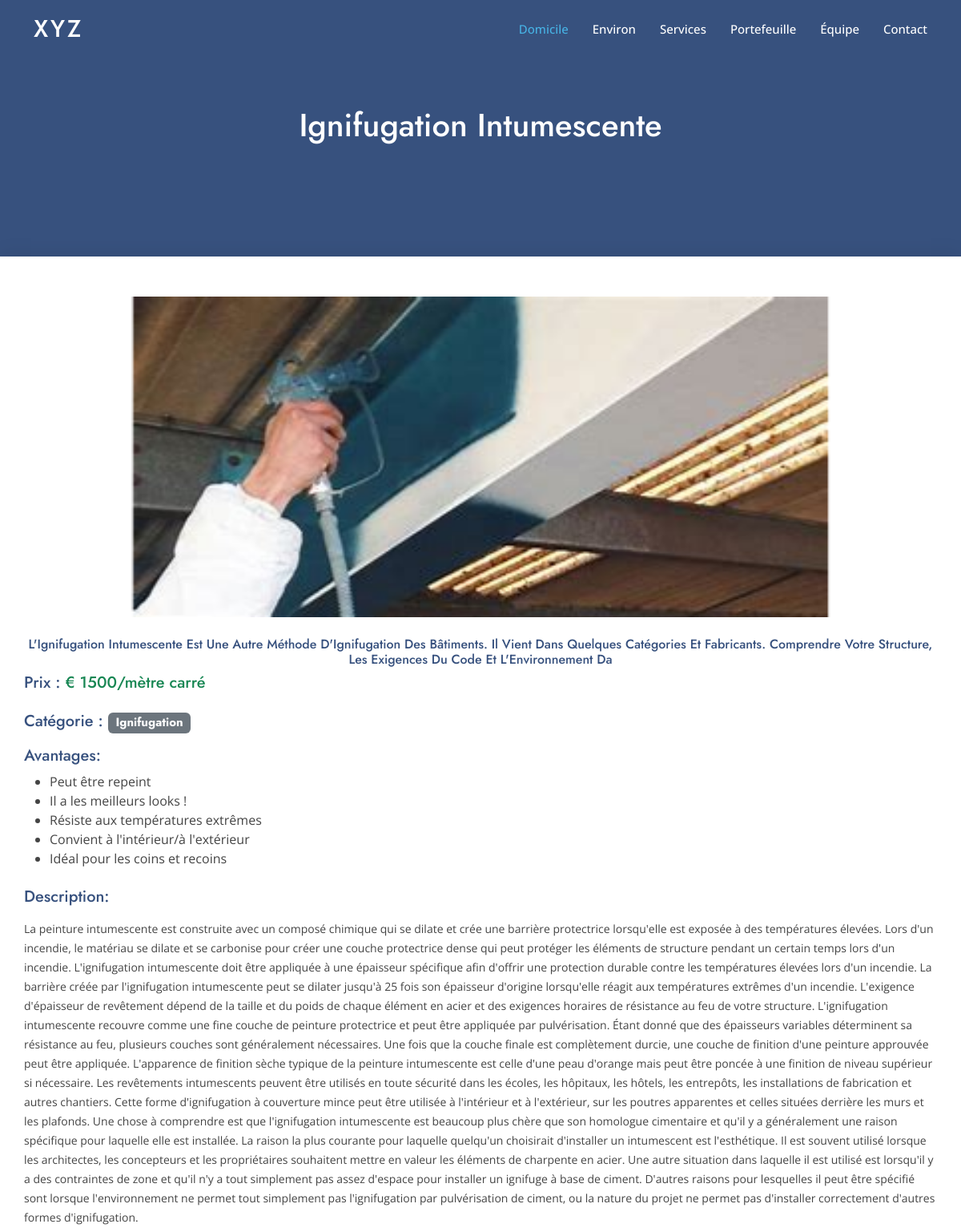
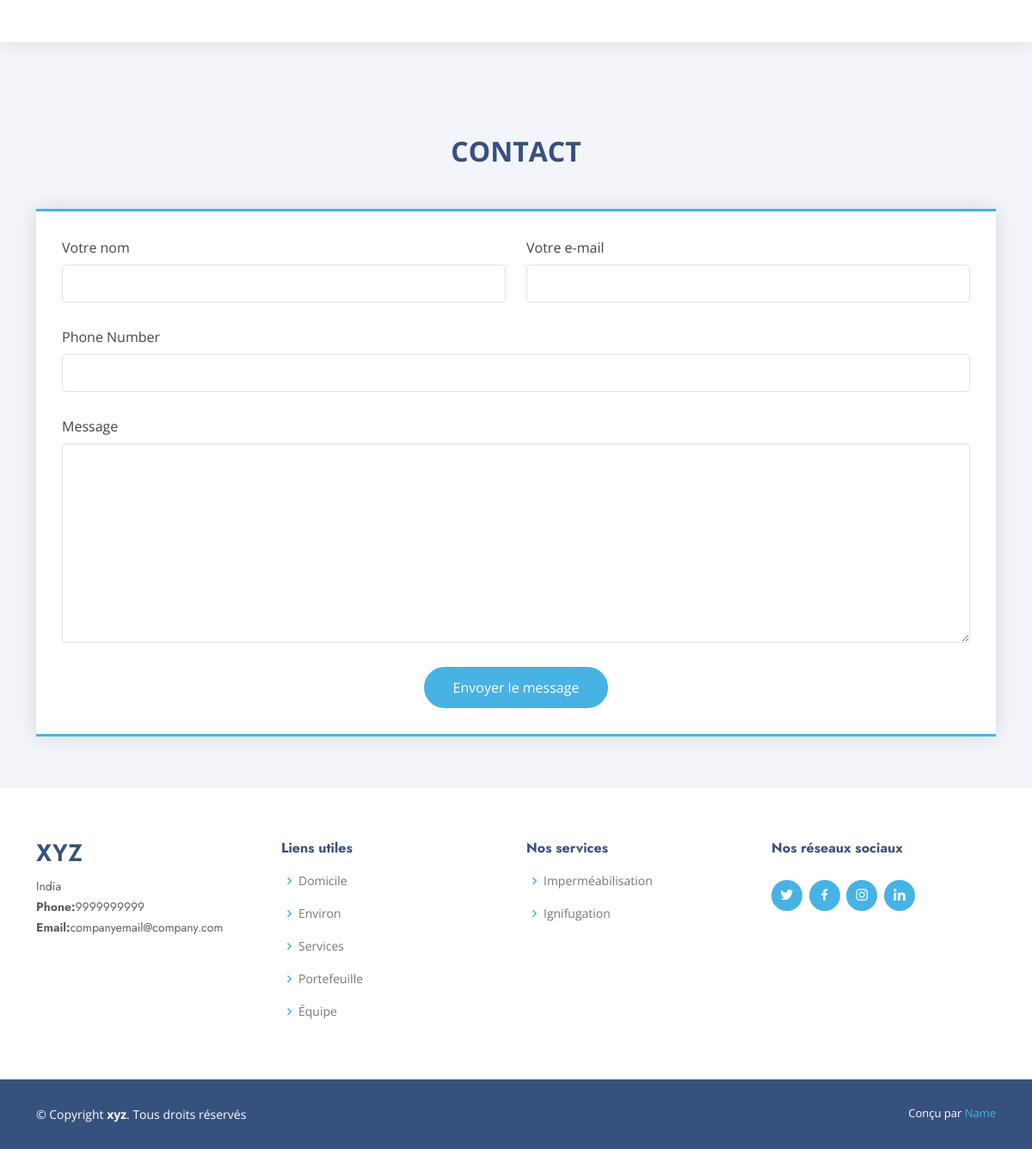
Screenshot of /service/2 with the database file from the repository (2 pictures, top to bottom).
### home/models.py (models this page shows, shortened)
class CompanyDetails(models.Model):
    name = models.CharField(max_length=50)
    phone_number = models.PositiveIntegerField()
    address = models.CharField(max_length=300)
    email = models.EmailField()
    twitter_link = models.CharField(max_length=200,default="#")
    facebook_link = models.CharField(max_length=200,default="#")
    instagram_link = models.CharField(max_length=200,default="#")
    linkedin_link = models.CharField(max_length=200,default="#")
    map_link = models.CharField(max_length=500,default="#")

class BaseModel(models.Model):
    id = models.AutoField(primary_key=True)
    created_at = models.DateTimeField(auto_now_add=True)
    updated_at = models.DateTimeField(auto_now=True)
    class Meta:
        abstract = True

class Service(BaseModel):
    title = models.CharField(max_length=500)
    description = models.TextField()
    category = models.ForeignKey(
        Category, on_delete=models.CASCADE, related_name='services')
    price = models.PositiveIntegerField()
    unit = models.ForeignKey(Unit, on_delete=models.CASCADE)
    meta_title = models.CharField(max_length=200)
    meta_description = models.CharField(max_length=500)
    advantages = models.ManyToManyField(Advantage)

class Image(BaseModel):
    service = models.ForeignKey(
        Service, on_delete=models.CASCADE, related_name='images')
    image = models.ImageField(upload_to='images/')
    alt_text = models.CharField(max_length=50)

class Unit(BaseModel):
    unit = models.CharField(max_length=50)
    def __str__(self):
        return self.unit

class Category(BaseModel):
    category = models.CharField(max_length=50)
    def __str__(self):
        return self.category

class Advantage(BaseModel):
    advantage = models.CharField(max_length=200)
    def __str__(self):
        return self.advantage

### home/views.py (the view)
# urls.py: path('service/<pk>',get_service),
def get_service(request, pk):
    service = Service.objects.filter(id=pk)
    if not service.exists():
        messages.error(request, '404 introuvables !')
        return redirect('index')
    form = ServiceRequsetForm
    if request.method == 'POST':
        form = ServiceRequsetForm(request.POST)
        if form.is_valid():
            form.save()
            messages.success(request, 'Demande soumise avec succès')
    return render(request, 'home/service_detail.html', {'service': service[0], 'form': form, "company_details": CompanyDetails.objects.last()})

### templates/home/service_detail.html (shortened to what this page needs)
{% extends 'home/base.html' %}
{% load my_tags %}
{% block body %}
<div class="temp-div d-flex align-items-center justify-content-center">
    <h1 class='white'>{{service.title|title}}</h1>
</div>
<div class="section-bg services">
<div class=" icon-box   mb-4 ">
    <div class="text-center">
        <div id="carouselExample" class="carousel slide">
            <div class="carousel-inner">
            {% for image in service.images.all  %}
              <div class="carousel-item
              {% if forloop.counter == 1 %}
              active
              {% endif %}
              ">
                <img src="{{image.image.url}}" class="d-block " alt="{{image.alt_text}}">
              </div>
              {% endfor %}
            </div>
            <button class="carousel-control-prev" type="button" data-bs-target="#carouselExample" data-bs-slide="prev">
              <span class="carousel-control-prev-icon" aria-hidden="true"></span>
            </button>
            <button class="carousel-control-next" type="button" data-bs-target="#carouselExample" data-bs-slide="next">
              <span class="carousel-control-next-icon" aria-hidden="true"></span>
            </button>
          </div>
    </div>
    <h6 class="mt-4 blue text-center">
        {{service.meta_title|title}}
    </h6>
        <h5 class="blue">
            <span>Prix : </span>
            <span class=" text-success">€ {{service.price}}/{{service.unit}}</span>
        </h5>
    <h5 class='mt-4 blue'>
        <span class="h5">Catégorie  : <span class="badge bg-secondary">{{service.category|title}}</span></span>
    </h5>
    <div class="mt-3">
        <h5 class="blue">Avantages:</h5>
        <ul class="mt-2">
            {% for advantage in service.advantages.all %}
            <li>{{advantage}}</li>
            {% endfor %}
        </ul>
    </div>
    <div class="mt-4">
        <h5 class="blue">Description:</h5>
        <p class="mt-3 p">
            {{service.description}}
        </p>
    </div>
</div>
<section id="contact" class="contact">
    <div class="container"  data-aos="fade-up">
            <div class="h2 mt-4 mb-4 blue text-center fw-bold">
                CONTACT
            </div>
            <div class=" mt-5  d-flex align-items-stretch">
                <form action="{% url 'contact' %}" method="post" role="form" class="php-email-form">
                    <div class="row">
                        <div class="form-group col-md-6">
                            <label for="name">Votre nom</label>
                            <input type="text" name="name" class="form-control" id="name" required>
                        </div>
                        <div class="form-group col-md-6">
                            <label for="email">Votre e-mail</label>
                            <input type="email" class="form-control" name="email" id="email" required>
                        </div>
                    </div>
                    <div class="form-group">
                        <label for="phone">Phone Number</label>
                        <input type="text" class="form-control" name="phone_number" id="phone" required>
                    </div>
                    <div class="form-group">
                        <label for="description">Message</label>
                        <textarea class="form-control" name="description" rows="10" required></textarea>
                    </div>
                    <div class="text-center"><button type="submit">Envoyer le message</button></div>
                </form>
            </div>
    </div>
</section>
</div>
{% endblock body %}

### templates/home/base.html (shortened to what this page needs)
{% load static %}
<!DOCTYPE html>
<html lang="en">
<head>
  <link href="{% static 'vendor/aos/aos.css' %} " rel="stylesheet">
  <link href="{% static 'vendor/bootstrap/css/bootstrap.min.css' %} " rel="stylesheet">
  <link href="{% static 'vendor/bootstrap-icons/bootstrap-icons.css' %} " rel="stylesheet">
  <link href="{% static 'vendor/boxicons/css/boxicons.min.css' %} " rel="stylesheet">
  <link href="{% static 'vendor/glightbox/css/glightbox.min.css' %} " rel="stylesheet">
  <link href="{% static 'vendor/remixicon/remixicon.css' %}" rel ="stylesheet">
  <link href="{% static 'vendor/swiper/swiper-bundle.min.css' %} " rel="stylesheet">
  <link href="{% static 'css/style.css' %} " rel="stylesheet">
</head>
<body>
  <header id="header" class="fixed-top ">
    <div class="container d-flex align-items-center">
      <h1 class="logo me-auto"><a href="{% url 'index' %}">{{company_details.name}}</a></h1>
      <nav id="navbar" class="navbar">
        <ul>
          <li><a class="nav-link scrollto active" href="{% url 'index' %}">Domicile</a></li>
          <li><a class="nav-link scrollto" href="http://127.0.0.1:8000/#about">Environ</a></li>
          <li><a class="nav-link scrollto" href="http://127.0.0.1:8000/#services">Services</a></li>
          <li><a class="nav-link   scrollto" href="http://127.0.0.1:8000/#portfolio">Portefeuille</a></li>
          <li><a class="nav-link scrollto" href="http://127.0.0.1:8000/#team">Équipe</a></li>
          <li><a class="nav-link scrollto" href="http://127.0.0.1:8000/#contact">Contact</a></li>
        </ul>
      </nav>
    </div>
  </header>
  {% block body %}
  {% endblock body %}
  <footer id="footer">
    <div class="footer-top">
      <div class="container">
        <div class="row">
          <div class="col-lg-3 col-md-6 footer-contact">
            <h3>{{company_details.name}}</h3>
            <p>
            {{company_details.address|title}}
            <br>
              <strong>Phone:</strong>{{company_details.phone_number}}<br>
              <strong>Email:</strong>{{company_details.email}}<br>
            </p>
          </div>
          <div class="col-lg-3 col-md-6 footer-links">
            <h4>Liens utiles</h4>
            <ul>
              <li><i class="bx bx-chevron-right"></i> <a href="{% url 'index' %}">Domicile</a></li>
              <li><i class="bx bx-chevron-right"></i> <a href="http://127.0.0.1:8000/#about">Environ</a></li>
              <li><i class="bx bx-chevron-right"></i> <a href="http://127.0.0.1:8000/#services">Services</a></li>
              <li><i class="bx bx-chevron-right"></i><a href="http://127.0.0.1:8000/#portfolio">Portefeuille</a></li>
              <li><i class="bx bx-chevron-right"></i><a href="http://127.0.0.1:8000/#team">Équipe</a></li>
            </ul>
          </div>
          <div class="col-lg-3 col-md-6 footer-links">
            <h4>Nos services</h4>
            <ul>
              <li><i class="bx bx-chevron-right"></i> <a href="#services">Imperméabilisation</a></li>
              <li><i class="bx bx-chevron-right"></i> <a href="#services">Ignifugation</a></li>
            </ul>
          </div>
          <div class="col-lg-3 col-md-6 footer-links">
            <h4>Nos réseaux sociaux</h4>
            <div class="social-links mt-3">
              <a href="{{company_details.twitter_link}}" class="twitter"><i class="bx bxl-twitter"></i></a>
              <a href="{{company_details.facebook_link}}" class="facebook"><i class="bx bxl-facebook"></i></a>
              <a href="{{company_details.instagram_link}}" class="instagram"><i class="bx bxl-instagram"></i></a>
              <a href="{{company_details.linkedin_link}}" class="linkedin"><i class="bx bxl-linkedin"></i></a>
            </div>
          </div>
        </div>
      </div>
    </div>
    <div class="container footer-bottom clearfix">
      <div class="copyright">
        &copy; Copyright <strong><span>{{company_details.name}}</span></strong>. Tous droits réservés
      </div>
      <div class="credits">
        Conçu par <a href="#">Name</a>
      </div>
    </div>
  </footer>
</body>
</html>

### static/css/style.css (style rules this page uses)
body { font-family: "Open Sans", sans-serif; color: #444444; }
a { color: #47b2e4; text-decoration: none; }
.blue { color: #37517e; }
h1, h2, h3, h4, h5, h6 { font-family: "Jost", sans-serif; }
#header { transition: all 0.5s; z-index: 997; padding: 15px 0; }
#header .logo { font-size: 30px; margin: 0; padding: 0; line-height: 1; font-weight: 500; letter-spacing: 2px; text-transform: uppercase; }
#header .logo a { color: #fff; }
.navbar { padding: 0; }
.navbar ul { margin: 0; padding: 0; display: flex; list-style: none; align-items: center; }
.navbar li { position: relative; }
.navbar a, .navbar a:focus { display: flex; align-items: center; justify-content: space-between; padding: 10px 0 10px 30px; font-size: 15px; font-weight: 500; color: #fff; white-space: nowrap; transition: 0.3s; }
.navbar a:hover, .navbar .active, .navbar .active:focus, .navbar li:hover>a { color: #47b2e4; }
section { padding: 60px 0; overflow: hidden; }
.section-bg { background-color: #f3f5fa; }
.services .icon-box { box-shadow: 0px 0 25px 0 rgba(0, 0, 0, 0.1); padding: 50px 30px; transition: all ease-in-out 0.4s; background: #fff; }
.services .icon-box p { line-height: 24px; font-size: 14px; margin-bottom: 0; }
.carousel-inner .carousel-item img { height: 25rem !important; margin: auto; }
.contact .php-email-form { width: 100%; border-top: 3px solid #47b2e4; border-bottom: 3px solid #47b2e4; padding: 30px; background: #fff; box-shadow: 0 0 24px 0 rgba(0, 0, 0, 0.12); }
.contact .php-email-form .form-group { padding-bottom: 8px; }
.contact .php-email-form .form-group { margin-bottom: 20px; }
.contact .php-email-form label { padding-bottom: 8px; }
.contact .php-email-form input, .contact .php-email-form textarea { border-radius: 0; box-shadow: none; font-size: 14px; border-radius: 4px; }
.contact .php-email-form input { height: 44px; }
.contact .php-email-form textarea { padding: 10px 12px; }
.contact .php-email-form button[type=submit] { background: #47b2e4; border: 0; padding: 12px 34px; color: #fff; transition: 0.4s; border-radius: 50px; }
#footer { font-size: 14px; background: #37517e; }
#footer .footer-top { padding: 60px 0 30px 0; background: #fff; }
#footer .footer-top .footer-contact { margin-bottom: 30px; }
#footer .footer-top .footer-contact h3 { font-size: 28px; margin: 0 0 10px 0; padding: 2px 0 2px 0; line-height: 1; text-transform: uppercase; font-weight: 600; color: #37517e; }
#footer .footer-top .footer-contact p { font-size: 14px; line-height: 24px; margin-bottom: 0; font-family: "Jost", sans-serif; color: #5e5e5e; }
#footer .footer-top h4 { font-size: 16px; font-weight: bold; color: #37517e; position: relative; padding-bottom: 12px; }
#footer .footer-top .footer-links { margin-bottom: 30px; }
#footer .footer-top .footer-links ul { list-style: none; padding: 0; margin: 0; }
#footer .footer-top .footer-links ul i { padding-right: 2px; color: #47b2e4; font-size: 18px; line-height: 1; }
#footer .footer-top .footer-links ul li { padding: 10px 0; display: flex; align-items: center; }
#footer .footer-top .footer-links ul li:first-child { padding-top: 0; }
#footer .footer-top .footer-links ul a { color: #777777; transition: 0.3s; display: inline-block; line-height: 1; }
#footer .footer-top .social-links a { font-size: 18px; display: inline-block; background: #47b2e4; color: #fff; line-height: 1; padding: 8px 0; margin-right: 4px; border-radius: 50%; text-align: center; width: 36px; height: 36px; transition: 0.3s; }
#footer .footer-bottom { padding-top: 30px; padding-bottom: 30px; color: #fff; }
#footer .copyright { float: left; }
#footer .credits { float: right; font-size: 13px; }
#footer .credits a { transition: 0.3s; }
.temp-div { height:20rem; background-color:#37517e; }
.white { color: white; }

### rows the page displays
CompanyDetails: name "XYZ", address "India", phone_number "9999999999", email "companyemail@company.com", name "xyz"
Service: title "Ignifugation Intumescente", meta_title "L'Ignifugation Intumescente Est Une Autre Méthode D'Ignifugation Des Bâtiments. Il Vient Dans Quelques Catégories Et Fabricants. Comprendre Votre Structure, Les Exigences Du Code Et L'Environnement Da", price "1500", unit "mètre carré", category "Ignifugation", description "La peinture intumescente est construite avec un composé chimique qui se dilate et crée une barrière protectrice lorsqu'elle est exposée à des températures élevées. Lors d'un incendie, le matériau se dilate et se carbonise pour créer une couche protectrice dense qui peut protéger les éléments de structure pendant un certain temps lors d'un incendie. L'ignifugation intumescente doit être appliquée à une épaisseur spécifique afin d'offrir une protection durable contre les températures élevées lors d'un incendie. La barrière créée par l'ignifugation intumescente peut se dilater jusqu'à 25 fois son épaisseur d'origine lorsqu'elle réagit aux températures extrêmes d'un incendie. L'exigence…"
Image: image (picture)
Advantage: advantage "Peut être repeint"
Advantage: advantage "Il a les meilleurs looks !"
Advantage: advantage "Résiste aux températures extrêmes"
Advantage: advantage "Convient à l'intérieur/à l'extérieur"
Advantage: advantage "Idéal pour les coins et recoins"
